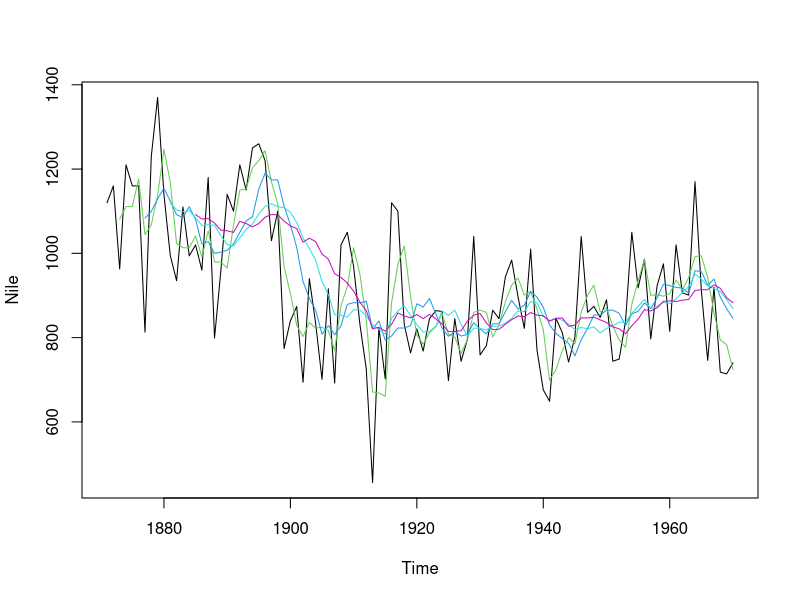

The R script that drew this image:
## ---- chunk 1
plot(Nile) 
for(i in 1:4){ 
w=4*i-1 # choose the window (3, 7,11,15) 
lines( (start(Nile)[1]):end(Nile)[1], filter(Nile, rep(1/w, w), sides=1), col=i+2) 
} 
